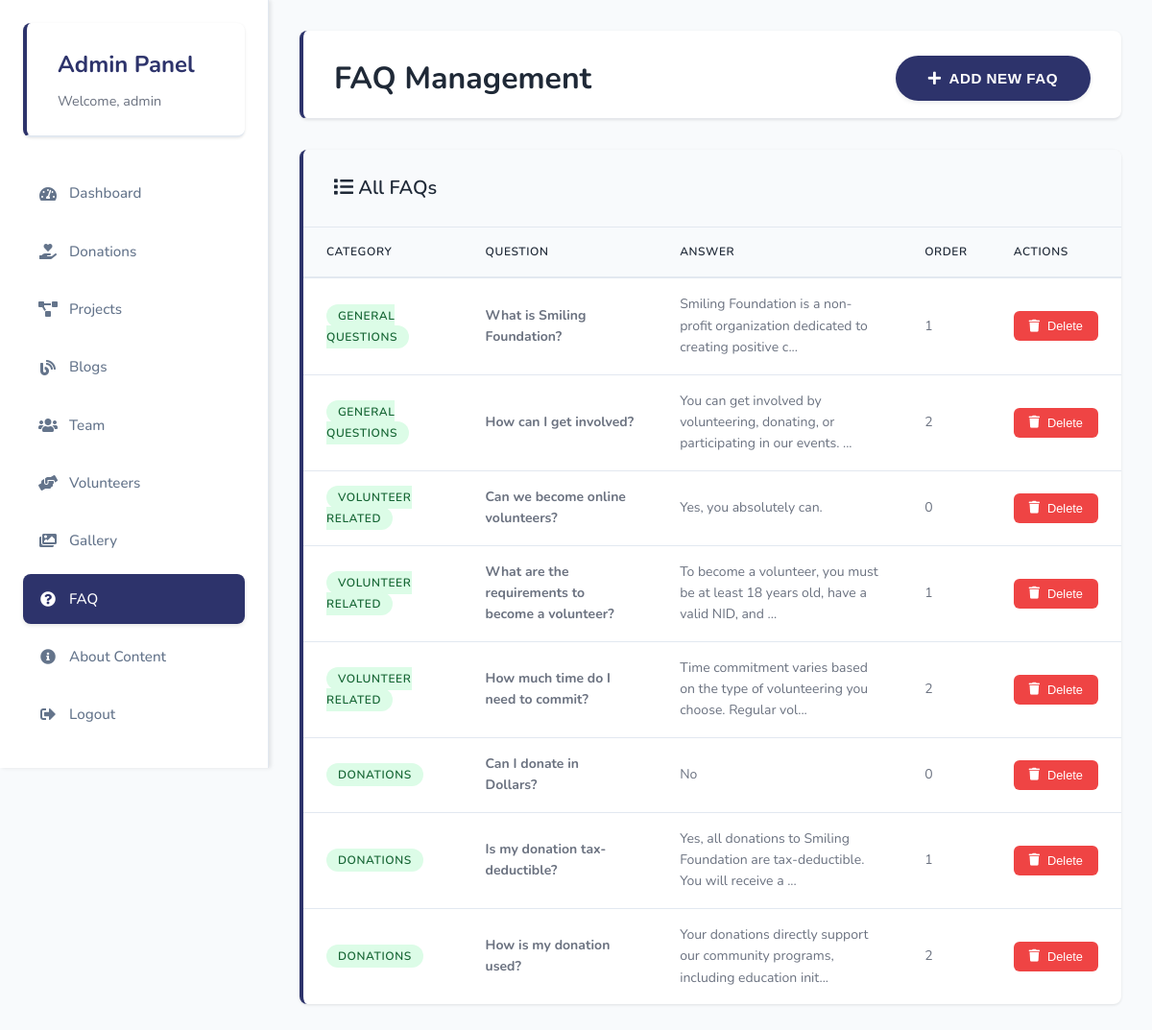
Page /admin/faq.php (signed in) on the committed database.
### tables this page shows
CREATE TABLE `faqs` (
  `id` int(11) NOT NULL,
  `category_id` int(11) NOT NULL,
  `question` text NOT NULL,
  `answer` text NOT NULL,
  `display_order` int(11) DEFAULT 0,
  `created_at` timestamp NOT NULL DEFAULT current_timestamp(),
  `is_deleted` tinyint(1) DEFAULT 0
);

CREATE TABLE `faq_categories` (
  `id` int(11) NOT NULL,
  `name` varchar(255) NOT NULL,
  `display_order` int(11) DEFAULT 0,
  `created_at` timestamp NOT NULL DEFAULT current_timestamp(),
  `is_deleted` tinyint(1) DEFAULT 0
);

### admin/faq.php (the view, shortened to what this page needs)
<?php
$conn = get_database_connection();
$faqs_query = "SELECT f.*, c.name as category_name FROM faqs f
               JOIN faq_categories c ON f.category_id = c.id
               WHERE f.is_deleted = 0 AND c.is_deleted = 0
               ORDER BY c.display_order, f.display_order";
$faqs_result = mysqli_query($conn, $faqs_query);
?>
<!DOCTYPE html>
<html lang="en">
<head>
    <link rel="stylesheet" href="../assets/css/style.css">
    <link rel="stylesheet" href="../assets/css/admin.css">
    <link rel="stylesheet" href="https://cdnjs.cloudflare.com/ajax/libs/font-awesome/5.15.4/css/all.min.css">
</head>
<body>
    <div class="admin-dashboard">
        <?php include 'includes/sidebar.php'; ?>
        <main class="admin-main">
            <div class="page-header">
                <h1>FAQ Management</h1>
                <button class="cta-button" onclick="toggleForm()">
                    <i class="fas fa-plus"></i> Add New FAQ
                </button>
            </div>
            <div class="faq-management">
                <div class="table-section">
                    <h2><i class="fas fa-list"></i> All FAQs</h2>
                    <?php if (mysqli_num_rows($faqs_result) > 0): ?>
                        <table class="admin-table">
                            <thead>
                                <tr>
                                    <th>Category</th>
                                    <th>Question</th>
                                    <th>Answer</th>
                                    <th>Order</th>
                                    <th>Actions</th>
                                </tr>
                            </thead>
                            <tbody>
                                <?php while ($faq = mysqli_fetch_assoc($faqs_result)): ?>
                                    <tr>
                                        <td>
                                            <span class="status-badge status-active">
                                                <?php echo htmlspecialchars($faq['category_name']); ?>
                                            </span>
                                        </td>
                                        <td><strong><?php echo htmlspecialchars(substr($faq['question'], 0, 50)) . (strlen($faq['question']) > 50 ? '...' : ''); ?></strong></td>
                                        <td><?php echo htmlspecialchars(substr($faq['answer'], 0, 80)) . (strlen($faq['answer']) > 80 ? '...' : ''); ?></td>
                                        <td><?php echo $faq['display_order']; ?></td>
                                        <td>
                                            <div class="action-buttons">
                                                <form method="POST" style="display: inline;" onsubmit="return confirm('Are you sure you want to delete this FAQ?');">
                                                    <button type="submit" class="btn btn-danger btn-sm">
                                                        <i class="fas fa-trash"></i> Delete
                                                    </button>
                                                </form>
                                            </div>
                                        </td>
                                    </tr>
                                <?php endwhile; ?>
                            </tbody>
                        </table>
                    <?php endif; ?>
                </div>
            </div>
        </main>
    </div>
</body>
</html>

### assets/css/style.css (style rules this page uses)
:root { --primary-color: #2d336b; --secondary-color: #7886c7; --accent-color: #fff2f2; --text-color: #1e293b; --light-bg: #e6f3ff; --white: #ffffff; --gradient: linear-gradient(135deg, #1e3a8a, #7886c7); --gradient-accent: linear-gradient(135deg, #1e3a8a, #2563eb); --shadow-sm: 0 2px 4px rgba(15, 23, 42, 0.08); --shadow-md: 0 4px 6px rgba(15, 23, 42, 0.12); --shadow-lg: 0 8px 16px rgba(15, 23, 42, 0.15); --transition: all 0.3s ease; }
* { margin: 0; padding: 0; box-sizing: border-box; }
body { font-family: "Nunito", sans-serif; line-height: 1.6; color: var(--text-color); overflow-x: hidden; }
.cta-button { display: inline-block; padding: 0.8rem 2rem; color: var(--white); text-decoration: none; border-radius: 50px; font-weight: 600; font-size: 0.95rem; letter-spacing: 0.5px; transition: all 0.3s ease; text-transform: uppercase; box-shadow: var(--shadow-sm); background: var(--primary-color); border: 2px solid transparent; }
.admin-dashboard { display: flex; min-height: 100vh; background: #f8fafc; }
.admin-main { flex: 1; margin-left: 280px; padding: 2rem; background: #f8fafc; min-height: 100vh; }
.admin-main h1 { color: var(--primary-color); font-size: 2rem; margin-bottom: 2rem; font-weight: 700; }
.page-header { display: flex; justify-content: space-between; align-items: center; margin-bottom: 2rem; }

### assets/css/admin.css (style rules this page uses)
:root { --primary-color: #2d336b; --primary-hover: #1e2559; --secondary-color: #6b7280; --text-primary: #1f2937; --text-secondary: #6b7280; --border-color: #e2e8f0; --bg-light: #f8fafc; --success-color: #22c55e; --error-color: #ef4444; --warning-color: #f59e0b; }
* { margin: 0; padding: 0; box-sizing: border-box; }
body { font-family: "Nunito", sans-serif; line-height: 1.6; color: var(--text-primary); background: var(--bg-light); }
.admin-dashboard { display: flex; min-height: 100vh; background: #f8fafc; }
.admin-main { flex: 1; margin-left: 280px; padding: 2rem; background: #f8fafc; min-height: 100vh; }
.page-header { display: flex; justify-content: space-between; align-items: center; background: white; padding: 1.5rem 2rem; border-radius: 8px; box-shadow: 0 1px 3px rgba(0, 0, 0, 0.1); margin-bottom: 2rem; border-left: 4px solid var(--primary-color); }
.page-header h1 { margin: 0; color: var(--text-primary); font-size: 1.875rem; font-weight: 700; }
.btn { display: inline-flex; align-items: center; gap: 0.5rem; padding: 0.75rem 1.5rem; border: none; border-radius: 6px; font-weight: 500; text-decoration: none; cursor: pointer; transition: all 0.3s ease; font-size: 0.9rem; }
.btn-danger { background: var(--error-color); color: white; }
.btn-sm { padding: 0.5rem 1rem; font-size: 0.8rem; }
.cta-button { display: inline-flex; align-items: center; gap: 0.5rem; padding: 0.8rem 2rem; color: white; text-decoration: none; border-radius: 50px; font-weight: 600; font-size: 0.95rem; letter-spacing: 0.5px; transition: all 0.3s ease; text-transform: uppercase; box-shadow: 0 2px 4px rgba(15, 23, 42, 0.08); background: var(--primary-color); border: 2px solid transparent; cursor: pointer; }
.table-section { background: white; border-radius: 8px; box-shadow: 0 1px 3px rgba(0, 0, 0, 0.1); overflow: hidden; border-left: 4px solid var(--primary-color); }
.table-section h2 { margin: 0; padding: 1.5rem 2rem; color: var(--text-primary); font-size: 1.25rem; font-weight: 600; background: #f8fafc; border-bottom: 1px solid var(--border-color); }
.admin-table { width: 100%; border-collapse: collapse; font-size: 0.875rem; }
.admin-table thead { background: #f8fafc; }
.admin-table th { padding: 1rem 1.5rem; text-align: left; font-weight: 600; color: var(--text-primary); text-transform: uppercase; letter-spacing: 0.05em; font-size: 0.75rem; border-bottom: 2px solid var(--border-color); }
.admin-table td { padding: 1rem 1.5rem; border-bottom: 1px solid var(--border-color); color: var(--text-secondary); vertical-align: middle; }
.admin-table tbody tr:last-child td { border-bottom: none; }
.page-header { display: flex; justify-content: space-between; align-items: center; margin-bottom: 2rem; padding-bottom: 1rem; border-bottom: 1px solid #e5e7eb; }
.page-header h1 { margin: 0; color: #1f2937; font-size: 2rem; font-weight: 700; }
.action-buttons { display: flex; gap: 0.5rem; align-items: center; }
.status-badge { padding: 0.25rem 0.75rem; border-radius: 12px; font-size: 0.75rem; font-weight: 600; text-transform: uppercase; letter-spacing: 0.05em; }
.status-active { background: #dcfce7; color: #166534; }

### rows in the picture
faqs: category.name "GENERAL QUESTIONS", question "What is Smiling Foundation?", answer "Smiling Foundation is a non-profit organization dedicated to creating positive c", display_order "1"
faqs: category.name "GENERAL QUESTIONS", question "How can I get involved?", answer "You can get involved by volunteering, donating, or participating in our events.", display_order "2"
faqs: category.name "VOLUNTEER RELATED", question "Can we become online volunteers?", answer "Yes, you absolutely can.", display_order "0"
faqs: category.name "VOLUNTEER RELATED", question "What are the requirements to become a volunteer?", answer "To become a volunteer, you must be at least 18 years old, have a valid NID, and", display_order "1"
faqs: category.name "VOLUNTEER RELATED", question "How much time do I need to commit?", answer "Time commitment varies based on the type of volunteering you choose. Regular vol", display_order "2"
faqs: category.name "DONATIONS", question "Can I donate in Dollars?", answer "No", display_order "0"
faqs: category.name "DONATIONS", question "Is my donation tax-deductible?", answer "Yes, all donations to Smiling Foundation are tax-deductible. You will receive a", display_order "1"
faqs: category.name "DONATIONS", question "How is my donation used?", answer "Your donations directly support our community programs, including education init", display_order "2"

### other values in the picture
$_SESSION['admin_username'] "admin"
